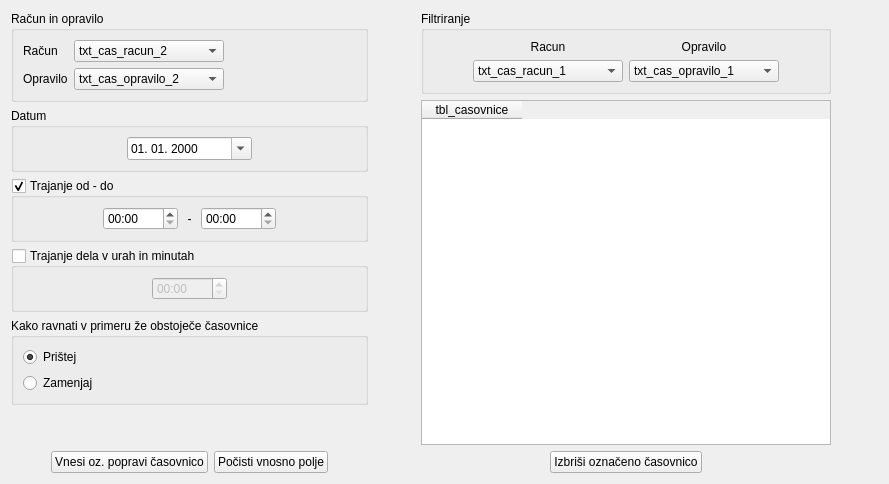
     <widget class="QWidget" name="tab_casovnice">
      <attribute name="title">
       <string>Časovnice</string>
      </attribute>
      <layout class="QHBoxLayout" name="horizontalLayout_17">
       <item>
        <layout class="QVBoxLayout" name="verticalLayout_6">
         <item>
          <widget class="QGroupBox" name="groupBox_4">
           <property name="title">
            <string>Račun in opravilo</string>
           </property>
           <layout class="QHBoxLayout" name="horizontalLayout_14">
            <item>
             <layout class="QFormLayout" name="formLayout_3">
              <item row="0" column="0">
               <widget class="QLabel" name="label_18">
                <property name="text">
                 <string>Račun</string>
                </property>
               </widget>
              </item>
              <item row="1" column="0">
               <widget class="QLabel" name="label_51">
                <property name="text">
                 <string>Opravilo</string>
                </property>
               </widget>
              </item>
              <item row="0" column="1">
               <widget class="QComboBox" name="txt_cas_racun_2">
                <property name="minimumSize">
                 <size>
                  <width>150</width>
                  <height>0</height>
                 </size>
                </property>
                <item>
                 <property name="text">
                  <string>txt_cas_racun_2</string>
                 </property>
                </item>
               </widget>
              </item>
              <item row="1" column="1">
               <widget class="QComboBox" name="txt_cas_opravilo_2">
                <property name="minimumSize">
                 <size>
                  <width>150</width>
                  <height>0</height>
                 </size>
                </property>
                <item>
                 <property name="text">
                  <string>txt_cas_opravilo_2</string>
                 </property>
                </item>
               </widget>
              </item>
             </layout>
            </item>
            <item>
             <spacer name="horizontalSpacer_52">
              <property name="orientation">
               <enum>Qt::Horizontal</enum>
              </property>
              <property name="sizeHint" stdset="0">
               <size>
                <width>40</width>
                <height>20</height>
               </size>
              </property>
             </spacer>
            </item>
           </layout>
          </widget>
         </item>
         <item>
          <widget class="QGroupBox" name="groupBox_5">
           <property name="title">
            <string>Datum</string>
           </property>
           <layout class="QVBoxLayout" name="verticalLayout_9">
            <item>
             <layout class="QHBoxLayout" name="horizontalLayout_12">
              <item>
               <spacer name="horizontalSpacer_48">
                <property name="orientation">
                 <enum>Qt::Horizontal</enum>
                </property>
                <property name="sizeHint" stdset="0">
                 <size>
                  <width>40</width>
                  <height>20</height>
                 </size>
                </property>
               </spacer>
              </item>
              <item>
               <widget class="QDateEdit" name="txt_datum">
                <property name="minimumSize">
                 <size>
                  <width>125</width>
                  <height>0</height>
                 </size>
                </property>
                <property name="displayFormat">
                 <string>dd. MM. yyyy</string>
                </property>
                <property name="calendarPopup">
                 <bool>true</bool>
                </property>
               </widget>
              </item>
              <item>
               <spacer name="horizontalSpacer_49">
                <property name="orientation">
                 <enum>Qt::Horizontal</enum>
                </property>
                <property name="sizeHint" stdset="0">
                 <size>
                  <width>40</width>
                  <height>20</height>
                 </size>
                </property>
               </spacer>
              </item>
             </layout>
            </item>
           </layout>
          </widget>
         </item>
         <item>
          <widget class="QGroupBox" name="gb_trajanje_od_do">
           <property name="title">
            <string>Trajanje od - do</string>
           </property>
           <property name="checkable">
            <bool>true</bool>
           </property>
           <property name="checked">
            <bool>true</bool>
           </property>
           <layout class="QVBoxLayout" name="verticalLayout_7">
            <item>
             <layout class="QHBoxLayout" name="horizontalLayout_7">
              <item>
               <spacer name="horizontalSpacer_46">
                <property name="orientation">
                 <enum>Qt::Horizontal</enum>
                </property>
                <property name="sizeHint" stdset="0">
                 <size>
                  <width>40</width>
                  <height>20</height>
                 </size>
                </property>
               </spacer>
              </item>
              <item>
               <widget class="QTimeEdit" name="txt_cas_od">
                <property name="minimumSize">
                 <size>
                  <width>75</width>
                  <height>0</height>
                 </size>
                </property>
                <property name="displayFormat">
                 <string>HH:mm</string>
                </property>
               </widget>
              </item>
              <item>
               <widget class="QLabel" name="label_19">
                <property name="text">
                 <string> - </string>
                </property>
                <property name="alignment">
                 <set>Qt::AlignCenter</set>
                </property>
               </widget>
              </item>
              <item>
               <widget class="QTimeEdit" name="txt_cas_do">
                <property name="minimumSize">
                 <size>
                  <width>75</width>
                  <height>0</height>
                 </size>
                </property>
                <property name="displayFormat">
                 <string>HH:mm</string>
                </property>
               </widget>
              </item>
              <item>
               <spacer name="horizontalSpacer_47">
                <property name="orientation">
                 <enum>Qt::Horizontal</enum>
                </property>
                <property name="sizeHint" stdset="0">
                 <size>
                  <width>40</width>
                  <height>20</height>
                 </size>
                </property>
               </spacer>
              </item>
             </layout>
            </item>
           </layout>
          </widget>
         </item>
         <item>
          <widget class="QGroupBox" name="gb_trajanje_skupaj">
           <property name="title">
            <string>Trajanje dela v urah in minutah</string>
           </property>
           <property name="checkable">
            <bool>true</bool>
           </property>
           <property name="checked">
            <bool>false</bool>
           </property>
           <layout class="QVBoxLayout" name="verticalLayout_8">
            <item>
             <layout class="QHBoxLayout" name="horizontalLayout_11">
              <item>
               <spacer name="horizontalSpacer_44">
                <property name="orientation">
                 <enum>Qt::Horizontal</enum>
                </property>
                <property name="sizeHint" stdset="0">
                 <size>
                  <width>40</width>
                  <height>20</height>
                 </size>
                </property>
               </spacer>
              </item>
              <item>
               <widget class="QTimeEdit" name="txt_cas_trajanje">
                <property name="minimumSize">
                 <size>
                  <width>75</width>
                  <height>0</height>
                 </size>
                </property>
                <property name="displayFormat">
                 <string>HH:mm</string>
                </property>
               </widget>
              </item>
              <item>
               <spacer name="horizontalSpacer_45">
                <property name="orientation">
                 <enum>Qt::Horizontal</enum>
                </property>
                <property name="sizeHint" stdset="0">
                 <size>
                  <width>40</width>
                  <height>20</height>
                 </size>
                </property>
               </spacer>
              </item>
             </layout>
            </item>
           </layout>
          </widget>
         </item>
         <item>
          <widget class="QGroupBox" name="groupBox_10">
           <property name="title">
            <string>Kako ravnati v primeru že obstoječe časovnice</string>
           </property>
           <layout class="QHBoxLayout" name="horizontalLayout_15">
            <item>
             <layout class="QVBoxLayout" name="verticalLayout_11">
              <item>
               <widget class="QRadioButton" name="rb_cas_pristej">
                <property name="text">
                 <string>Prištej</string>
                </property>
                <property name="checked">
                 <bool>true</bool>
                </property>
               </widget>
              </item>
              <item>
               <widget class="QRadioButton" name="rb_cas_zamenjaj">
                <property name="text">
                 <string>Zamenjaj</string>
                </property>
               </widget>
              </item>
             </layout>
            </item>
            <item>
             <spacer name="horizontalSpacer_53">
              <property name="orientation">
               <enum>Qt::Horizontal</enum>
              </property>
              <property name="sizeHint" stdset="0">
               <size>
                <width>40</width>
                <height>20</height>
               </size>
              </property>
             </spacer>
            </item>
           </layout>
          </widget>
         </item>
         <item>
          <spacer name="verticalSpacer_2">
           <property name="orientation">
            <enum>Qt::Vertical</enum>
           </property>
           <property name="sizeHint" stdset="0">
            <size>
             <width>20</width>
             <height>40</height>
            </size>
           </property>
          </spacer>
         </item>
         <item>
          <layout class="QHBoxLayout" name="horizontalLayout_10">
           <item>
            <spacer name="horizontalSpacer_19">
             <property name="orientation">
              <enum>Qt::Horizontal</enum>
             </property>
             <property name="sizeHint" stdset="0">
              <size>
               <width>40</width>
               <height>20</height>
              </size>
             </property>
            </spacer>
           </item>
           <item>
            <widget class="QPushButton" name="btn_vnesi_casovnico">
             <property name="text">
              <string>Vnesi oz. popravi časovnico</string>
             </property>
            </widget>
           </item>
           <item>
            <widget class="QPushButton" name="btn_pocisti_casovnico">
             <property name="text">
              <string>Počisti vnosno polje</string>
             </property>
            </widget>
           </item>
           <item>
            <spacer name="horizontalSpacer_43">
             <property name="orientation">
              <enum>Qt::Horizontal</enum>
             </property>
             <property name="sizeHint" stdset="0">
              <size>
               <width>40</width>
               <height>20</height>
              </size>
             </property>
            </spacer>
           </item>
          </layout>
         </item>
        </layout>
       </item>
       <item>
        <spacer name="horizontalSpacer_11">
         <property name="orientation">
          <enum>Qt::Horizontal</enum>
         </property>
         <property name="sizeHint" stdset="0">
          <size>
           <width>47</width>
           <height>20</height>
          </size>
         </property>
        </spacer>
       </item>
       <item>
        <layout class="QVBoxLayout" name="verticalLayout_10">
         <item>
          <widget class="QGroupBox" name="groupBox_3">
           <property name="title">
            <string>Filtriranje</string>
           </property>
           <layout class="QHBoxLayout" name="horizontalLayout_13">
            <item>
             <spacer name="horizontalSpacer_50">
              <property name="orientation">
               <enum>Qt::Horizontal</enum>
              </property>
              <property name="sizeHint" stdset="0">
               <size>
                <width>40</width>
                <height>20</height>
               </size>
              </property>
             </spacer>
            </item>
            <item>
             <layout class="QGridLayout" name="gridLayout_5">
              <item row="1" column="1">
               <widget class="QComboBox" name="txt_cas_opravilo_1">
                <property name="minimumSize">
                 <size>
                  <width>150</width>
                  <height>0</height>
                 </size>
                </property>
                <item>
                 <property name="text">
                  <string>txt_cas_opravilo_1</string>
                 </property>
                </item>
               </widget>
              </item>
              <item row="1" column="0">
               <widget class="QComboBox" name="txt_cas_racun_1">
                <property name="minimumSize">
                 <size>
                  <width>150</width>
                  <height>0</height>
                 </size>
                </property>
                <item>
                 <property name="text">
                  <string>txt_cas_racun_1</string>
                 </property>
                </item>
               </widget>
              </item>
              <item row="0" column="0">
               <widget class="QLabel" name="label_16">
                <property name="text">
                 <string>Racun</string>
                </property>
                <property name="alignment">
                 <set>Qt::AlignCenter</set>
                </property>
               </widget>
              </item>
              <item row="0" column="1">
               <widget class="QLabel" name="label_17">
                <property name="text">
                 <string>Opravilo</string>
                </property>
                <property name="alignment">
                 <set>Qt::AlignCenter</set>
                </property>
               </widget>
              </item>
             </layout>
            </item>
            <item>
             <spacer name="horizontalSpacer_51">
              <property name="orientation">
               <enum>Qt::Horizontal</enum>
              </property>
              <property name="sizeHint" stdset="0">
               <size>
                <width>40</width>
                <height>20</height>
               </size>
              </property>
             </spacer>
            </item>
           </layout>
          </widget>
         </item>
         <item>
          <widget class="QTableWidget" name="tbl_casovnice">
           <property name="minimumSize">
            <size>
             <width>350</width>
             <height>0</height>
            </size>
           </property>
           <property name="editTriggers">
            <set>QAbstractItemView::NoEditTriggers</set>
           </property>
           <property name="alternatingRowColors">
            <bool>true</bool>
           </property>
           <property name="selectionMode">
            <enum>QAbstractItemView::SingleSelection</enum>
           </property>
           <property name="selectionBehavior">
            <enum>QAbstractItemView::SelectRows</enum>
           </property>
           <column>
            <property name="text">
             <string>tbl_casovnice</string>
            </property>
           </column>
          </widget>
         </item>
         <item>
          <layout class="QHBoxLayout" name="horizontalLayout_16">
           <item>
            <spacer name="horizontalSpacer_55">
             <property name="orientation">
              <enum>Qt::Horizontal</enum>
             </property>
             <property name="sizeHint" stdset="0">
              <size>
               <width>40</width>
               <height>20</height>
              </size>
             </property>
            </spacer>
           </item>
           <item>
            <widget class="QPushButton" name="btn_brisi_casovnico">
             <property name="text">
              <string>Izbriši označeno časovnico</string>
             </property>
            </widget>
           </item>
           <item>
            <spacer name="horizontalSpacer_54">
             <property name="orientation">
              <enum>Qt::Horizontal</enum>
             </property>
             <property name="sizeHint" stdset="0">
              <size>
               <width>40</width>
               <height>20</height>
              </size>
             </property>
            </spacer>
           </item>
          </layout>
         </item>
        </layout>
       </item>
       <item>
        <spacer name="horizontalSpacer_12">
         <property name="orientation">
          <enum>Qt::Horizontal</enum>
         </property>
         <property name="sizeHint" stdset="0">
          <size>
           <width>47</width>
           <height>20</height>
          </size>
         </property>
        </spacer>
       </item>
      </layout>
     </widget>
